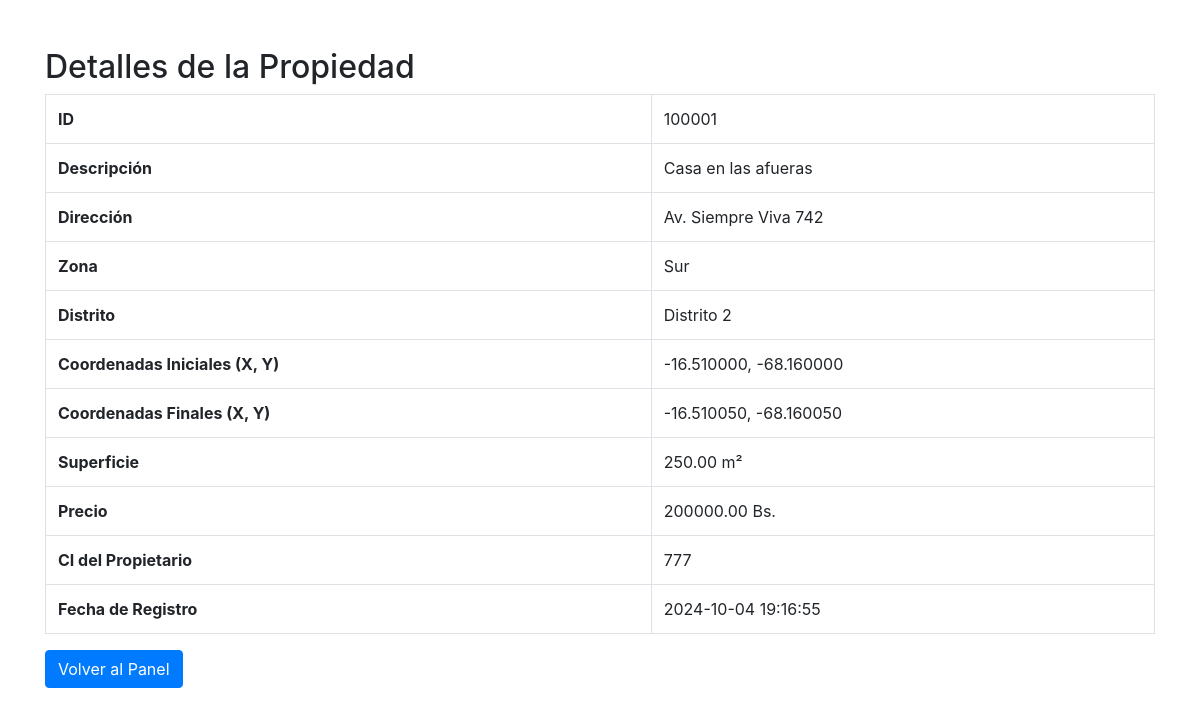
The page /visualizar_propiedad.php?id=100001 (signed in) on the database its author committed.
### tables this page shows
CREATE TABLE `propiedades` (
  `id` int(11) NOT NULL CHECK (`id` between 100000 and 300000),
  `descripcion` varchar(255) NOT NULL,
  `direccion` varchar(255) DEFAULT NULL,
  `zona` varchar(50) NOT NULL,
  `distrito` varchar(50) NOT NULL,
  `x_ini` decimal(10,6) NOT NULL,
  `y_ini` decimal(10,6) NOT NULL,
  `x_fin` decimal(10,6) NOT NULL,
  `y_fin` decimal(10,6) NOT NULL,
  `superficie` decimal(10,2) NOT NULL,
  `precio` decimal(10,2) DEFAULT NULL,
  `ci` int(11) NOT NULL,
  `fecha_registro` timestamp NOT NULL DEFAULT current_timestamp()
);

### visualizar_propiedad.php (the view, shortened to what this page needs)
<?php
include('db_connection.php');
$idPropiedad = $_GET['id'];
$stmt = $conn->prepare("SELECT * FROM propiedades WHERE id = ?");
$stmt->bind_param('i', $idPropiedad);
$stmt->execute();
$result = $stmt->get_result();
$propiedad = $result->fetch_assoc();
?>
<!DOCTYPE html>
<html lang="es">
<head>
    <link rel="stylesheet" href="https://stackpath.bootstrapcdn.com/bootstrap/4.5.2/css/bootstrap.min.css">
</head>
<body>
    <div class="container mt-5">
        <h2>Detalles de la Propiedad</h2>
        <table class="table table-bordered">
            <tr>
                <th>ID</th>
                <td><?php echo htmlspecialchars($propiedad['id']); ?></td>
            </tr>
            <tr>
                <th>Descripción</th>
                <td><?php echo htmlspecialchars($propiedad['descripcion']); ?></td>
            </tr>
            <tr>
                <th>Dirección</th>
                <td><?php echo htmlspecialchars($propiedad['direccion']); ?></td>
            </tr>
            <tr>
                <th>Zona</th>
                <td><?php echo htmlspecialchars($propiedad['zona']); ?></td>
            </tr>
            <tr>
                <th>Distrito</th>
                <td><?php echo htmlspecialchars($propiedad['distrito']); ?></td>
            </tr>
            <tr>
                <th>Coordenadas Iniciales (X, Y)</th>
                <td><?php echo htmlspecialchars($propiedad['x_ini']) . ', ' . htmlspecialchars($propiedad['y_ini']); ?></td>
            </tr>
            <tr>
                <th>Coordenadas Finales (X, Y)</th>
                <td><?php echo htmlspecialchars($propiedad['x_fin']) . ', ' . htmlspecialchars($propiedad['y_fin']); ?></td>
            </tr>
            <tr>
                <th>Superficie</th>
                <td><?php echo htmlspecialchars($propiedad['superficie']); ?> m²</td>
            </tr>
            <tr>
                <th>Precio</th>
                <td><?php echo htmlspecialchars($propiedad['precio']); ?> Bs.</td>
            </tr>
            <tr>
                <th>CI del Propietario</th>
                <td><?php echo htmlspecialchars($propiedad['ci']); ?></td>
            </tr>
            <tr>
                <th>Fecha de Registro</th>
                <td><?php echo htmlspecialchars($propiedad['fecha_registro']); ?></td>
            </tr>
        </table>
        <a href="dashboard.php" class="btn btn-primary">Volver al Panel</a>
    </div>
</body>
</html>

### rows shown on the page
propiedades: id "100001", descripcion "Casa en las afueras", direccion "Av. Siempre Viva 742", zona "Sur", distrito "Distrito 2", x_ini "-16.510000", y_ini "-68.160000", x_fin "-16.510050", y_fin "-68.160050", superficie "250.00", precio "200000.00", ci "777", fecha_registro "2024-10-04 19:16:55"
